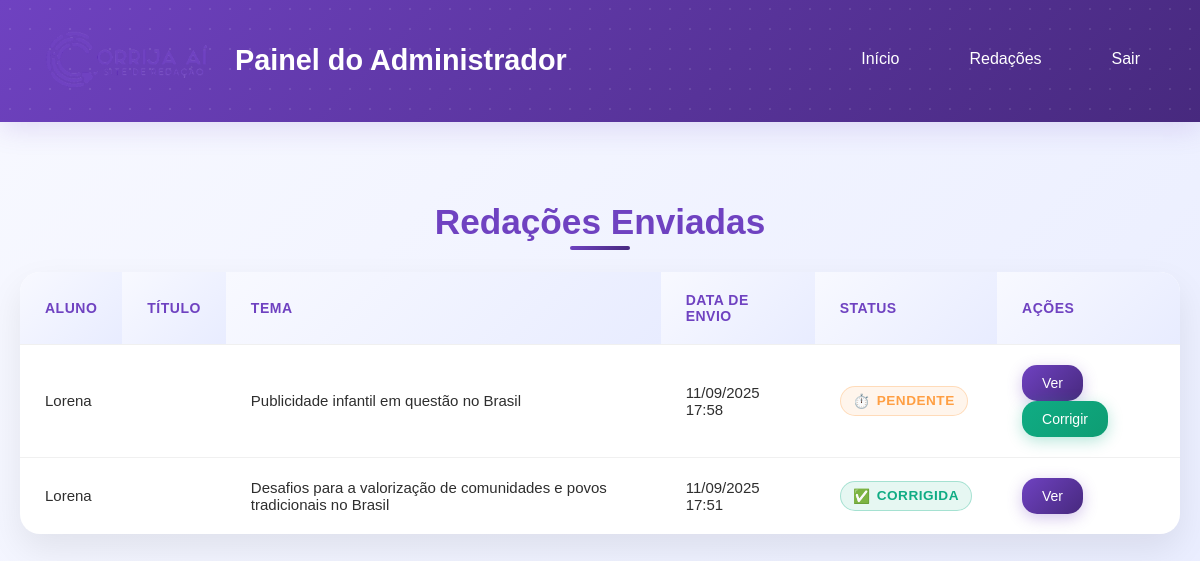
Page /admin/redacoes.php (signed in) on the committed database.
### tables this page shows
CREATE TABLE IF NOT EXISTS `redacoes` (
  `id` varchar(255) NOT NULL,
  `usuario_id` int NOT NULL,
  `aluno_nome` varchar(100) NOT NULL,
  `tema` varchar(255) NOT NULL,
  `titulo` varchar(255) DEFAULT NULL,
  `texto` text NOT NULL,
  `data_envio` datetime NOT NULL,
  `status` varchar(50) NOT NULL DEFAULT 'pendente',
  `c1` int DEFAULT '0',
  `c2` int DEFAULT '0',
  `c3` int DEFAULT '0',
  `c4` int DEFAULT '0',
  `c5` int DEFAULT '0',
  `nota_final` int DEFAULT '0',
  `comentarios` text,
  `pontos_fortes` text,
  `pontos_melhoria` text,
  PRIMARY KEY (`id`),
  KEY `usuario_id` (`usuario_id`)
);

### admin/redacoes.php (the view, shortened to what this page needs)
<?php
require_once '../config.php';
$stmt = $pdo->query("SELECT * FROM redacoes ORDER BY data_envio DESC");
$redacoes = $stmt->fetchAll(PDO::FETCH_ASSOC);
?>
<!DOCTYPE html>
<html lang="pt-br">
<head>
    <link rel="stylesheet" href="css/style.css">
</head>
<body>
    <?php include 'header.php'; ?>
    <div class="container">
        <h2>Redações Enviadas</h2>
        <table>
            <thead>
                <tr>
                    <th>Aluno</th>
                    <th>Título</th>
                    <th>Tema</th>
                    <th>Data de Envio</th>
                    <th>Status</th>
                    <th>Ações</th>
                </tr>
            </thead>
            <tbody>
                <?php if (empty($redacoes)): ?>
                    <tr>
                        <td colspan="6">Nenhuma redação encontrada.</td>
                    </tr>
                <?php else: ?>
                    <?php foreach ($redacoes as $redacao): ?>
                        <tr>
                            <td><?php echo htmlspecialchars($redacao['aluno_nome']); ?></td>
                            <td><?php echo htmlspecialchars($redacao['titulo']); ?></td>
                            <td><?php echo htmlspecialchars($redacao['tema']); ?></td>
                            <td><?php echo date('d/m/Y H:i', strtotime($redacao['data_envio'])); ?></td>
                            <td>
                                <span class="status-<?php echo $redacao['status']; ?>">
                                    <?php echo ucfirst($redacao['status']); ?>
                                </span>
                            </td>
                            <td>
                                <div class="actions-cell">
                                <a href="ver_redacao.php?id=<?php echo $redacao['id']; ?>" class="btn">Ver</a>
                                <?php if ($redacao['status'] === 'pendente'): ?>
                                    <a href="corrigir_redacao.php?id=<?php echo $redacao['id']; ?>" class="btn btn-corrigir">Corrigir</a>
                                <?php endif; ?>
                                </div>
                            </td>
                        </tr>
                    <?php endforeach; ?>
                <?php endif; ?>
            </tbody>
        </table>
    </div>
</body>
</html>

### admin/css/style.css (style rules this page uses)
:root { --mainColor: #6f42c1; --hoverColor: #47297e; --backgroundColor: #ffffff; --darkOne: #6f42c1; --darkTwo: #45424b; --lightOne: #2e2e2e; --lightTwo: #535353; --successColor: #10ac84; --warningColor: #feca57; --pendingColor: #ff9f43; --errorColor: #e74c3c; }
*, *::before, *::after { padding: 0; margin: 0; box-sizing: border-box; font-family: "Poppins", sans-serif; }
body { font-family: "Poppins", sans-serif; background: linear-gradient(135deg, #f8f9ff, #e8ecff); color: var(--lightOne); min-height: 100vh; }
.container { max-width: 1400px; margin: 0 auto; padding: 40px 20px; }
h2 { font-size: 2.2rem; font-weight: 700; color: var(--darkOne); margin-bottom: 30px; text-align: center; position: relative; }
h2::after { content: ''; position: absolute; bottom: -8px; left: 50%; transform: translateX(-50%); width: 60px; height: 4px; background: linear-gradient(135deg, var(--mainColor), var(--hoverColor)); border-radius: 2px; }
table { width: 100%; border-collapse: collapse; margin-top: 30px; box-shadow: 0 15px 35px rgba(0, 0, 0, 0.08); border-radius: 20px; overflow: hidden; background: white; }
th, td { padding: 20px 25px; text-align: left; border-bottom: 1px solid #f0f0f0; }
th { background: linear-gradient(135deg, #f8f9ff, #e8ecff); font-weight: 600; color: var(--darkOne); font-size: 16px; letter-spacing: 0.5px; text-transform: uppercase; font-size: 14px; }
td { font-size: 15px; color: var(--lightOne); transition: all 0.3s ease; }
tr:last-child td { border-bottom: none; }
.status-pendente, .status-corrigida { display: inline-flex; align-items: center; gap: 6px; padding: 6px 12px; border-radius: 15px; font-weight: 600; font-size: 0.85rem; text-transform: uppercase; letter-spacing: 0.5px; }
.status-pendente { background: rgba(255, 159, 67, 0.1); color: var(--pendingColor); border: 1px solid rgba(255, 159, 67, 0.3); }
.status-pendente::before { content: '⏱️'; font-size: 14px; }
.status-corrigida { background: rgba(16, 172, 132, 0.1); color: var(--successColor); border: 1px solid rgba(16, 172, 132, 0.3); }
.status-corrigida::before { content: '✅'; font-size: 14px; }
.btn { display: inline-flex; align-items: center; gap: 8px; padding: 10px 20px; color: white; background: linear-gradient(135deg, var(--mainColor), var(--hoverColor)); border-radius: 15px; text-decoration: none; transition: all 0.3s ease; font-weight: 500; font-size: 14px; border: none; cursor: pointer; box-shadow: 0 4px 15px rgba(111, 66, 193, 0.3); position: relative; overflow: hidden; }
.btn::before { content: ''; position: absolute; top: 0; left: -100%; width: 100%; height: 100%; background: linear-gradient(90deg, transparent, rgba(255, 255, 255, 0.2), transparent); transition: left 0.5s; }
.btn-corrigir { background: linear-gradient(135deg, var(--successColor), #0e9d73); box-shadow: 0 4px 15px rgba(16, 172, 132, 0.3); }

### rows in the picture
redacoes: aluno_nome "Lorena", tema "Publicidade infantil em questão no Brasil", data_envio "11/09/2025 17:58", status "PENDENTE"
redacoes: aluno_nome "Lorena", tema "Desafios para a valorização de comunidades e povos tradicionais no Brasil", data_envio "11/09/2025 17:51", status "CORRIGIDA"
